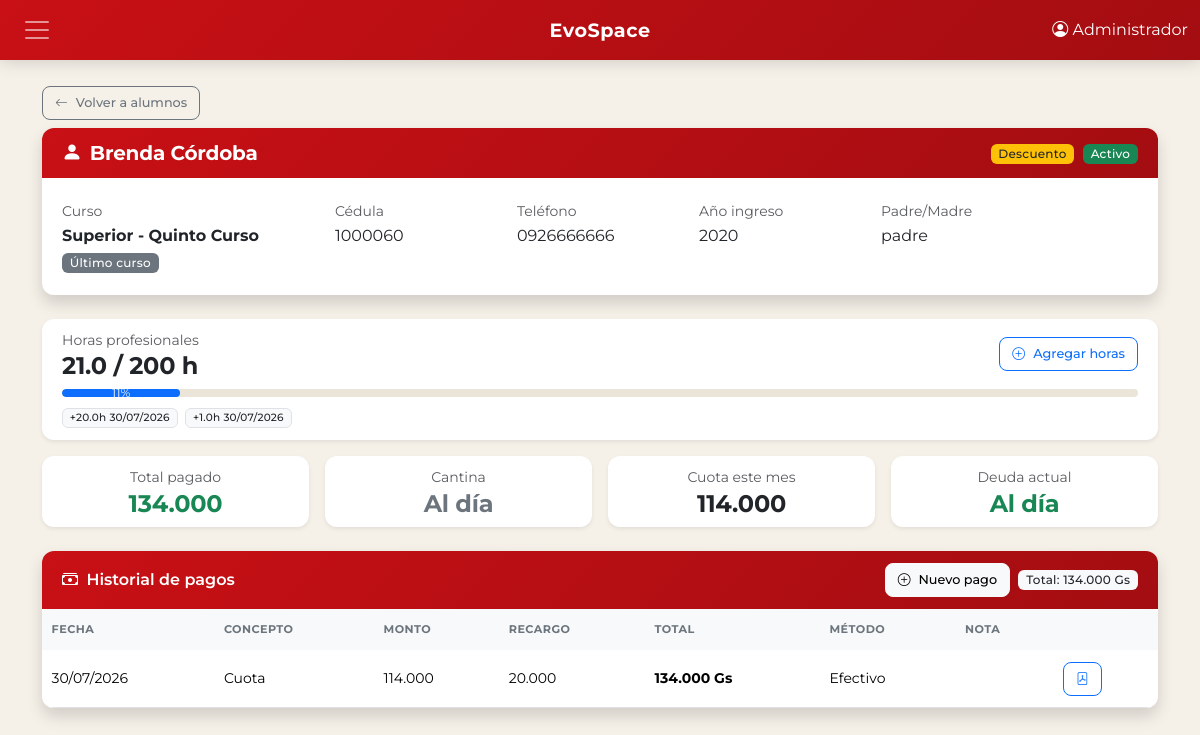
The app's page /secciones/ficha_alumno.php?id=66 (signed in) with its own data.
### tables this page shows
CREATE TABLE `alumnos` (
  `id_alumno` int(11) NOT NULL,
  `nombre` varchar(100) NOT NULL,
  `apellido` varchar(100) NOT NULL,
  `id_curso` int(11) NOT NULL,
  `anio_ingreso` year(4) NOT NULL,
  `horas_profesionales` decimal(6,2) DEFAULT 0.00,
  `ci` varchar(20) NOT NULL,
  `telefono` varchar(20) DEFAULT NULL,
  `id_padre` int(11) DEFAULT NULL,
  `becado` tinyint(1) DEFAULT 0,
  `activo` tinyint(1) DEFAULT 1,
  `fecha_creacion` timestamp NOT NULL DEFAULT current_timestamp()
);

CREATE TABLE `cursos` (
  `id_curso` int(11) NOT NULL,
  `nombre` varchar(100) NOT NULL,
  `tipo` enum('Acrotelas','Infantil','Superior') NOT NULL,
  `orden` int(11) NOT NULL,
  `activo` tinyint(1) DEFAULT 1,
  `cupo_maximo` int(11) DEFAULT NULL COMMENT 'NULL = sin limite'
);

CREATE TABLE `usuarios` (
  `id_usuario` int(11) NOT NULL,
  `usuario` varchar(50) NOT NULL,
  `email` varchar(150) NOT NULL,
  `cedula` varchar(20) NOT NULL,
  `password_hash` varchar(255) NOT NULL,
  `id_rol` int(11) NOT NULL,
  `nombre_completo` varchar(150) DEFAULT NULL,
  `telefono` varchar(20) DEFAULT NULL,
  `activo` tinyint(1) DEFAULT 1,
  `fecha_creacion` timestamp NOT NULL DEFAULT current_timestamp()
);

CREATE TABLE `horas_profesionales_log` (
  `id_log` int(11) NOT NULL,
  `id_alumno` int(11) NOT NULL,
  `horas` decimal(6,2) NOT NULL,
  `descripcion` varchar(255) DEFAULT NULL,
  `fecha` date NOT NULL,
  `fecha_creacion` timestamp NOT NULL DEFAULT current_timestamp()
);

CREATE TABLE `precios` (
  `id_precio` int(11) NOT NULL,
  `id_curso` int(11) NOT NULL,
  `concepto` varchar(50) NOT NULL,
  `precio` decimal(10,2) NOT NULL,
  `descuento_beca` decimal(5,2) DEFAULT 0.00,
  `aplica_beca` tinyint(1) DEFAULT 0
);

CREATE TABLE `pagos` (
  `id_pago` int(11) NOT NULL,
  `id_alumno` int(11) NOT NULL,
  `fecha` date NOT NULL,
  `concepto` varchar(200) NOT NULL,
  `cantidad` int(11) DEFAULT 1,
  `monto` decimal(10,2) NOT NULL,
  `descuento` decimal(5,2) DEFAULT 0.00,
  `recargo` decimal(10,2) DEFAULT 0.00,
  `total` decimal(10,2) NOT NULL,
  `metodo_pago` enum('Efectivo','Transferencia','Tarjeta','Otro') DEFAULT 'Efectivo',
  `descripcion` text DEFAULT NULL,
  `imagen` varchar(255) DEFAULT NULL,
  `fecha_creacion` timestamp NOT NULL DEFAULT current_timestamp()
);

### secciones/cantina/funciones.php (called while the page is built, shortened)
<?php
function obtenerDeudaAlumnoCantina($pdo, $id_alumno) {
    $sql = "SELECT COALESCE(SUM(total), 0) FROM ventas WHERE id_alumno = ? AND estado_pago IN ('pendiente','parcial')";
    $stmt = $pdo->prepare($sql);
    $stmt->execute([$id_alumno]);
    return (float) $stmt->fetchColumn();
}
?>

### secciones/ficha_alumno.php (the view, shortened to what this page needs)
<?php
require_once '../config/db.php';
$id_alumno = isset($_GET['id']) ? (int)$_GET['id'] : 0;
$stmtAlumno = $pdo->prepare("
    SELECT a.*, c.nombre AS curso_nombre, c.tipo AS curso_tipo, c.orden AS curso_orden, u.usuario AS padre_nombre, u.email AS padre_email
    FROM alumnos a
    JOIN cursos c ON a.id_curso = c.id_curso
    LEFT JOIN usuarios u ON a.id_padre = u.id_usuario
    WHERE a.id_alumno = ?
");
$stmtAlumno->execute([$id_alumno]);
$alumno = $stmtAlumno->fetch(PDO::FETCH_ASSOC);
include '../includes/header.php';
include '../includes/navbar.php';
$pagos = $pdo->prepare("SELECT * FROM pagos WHERE id_alumno = ? ORDER BY fecha DESC");
$pagos->execute([$id_alumno]);
$pagos = $pagos->fetchAll(PDO::FETCH_ASSOC);
$total_pagado = array_sum(array_column($pagos, 'total'));
$config = $pdo->query("SELECT clave, valor FROM configuracion")->fetchAll(PDO::FETCH_KEY_PAIR);
$porcentajeBeca = (float)($config['porcentaje_beca'] ?? 45.45);
$recargoPorDia = (float)($config['recargo_por_dia'] ?? 1000);
$diaLimite = (int)($config['dia_limite_pago'] ?? 10);
$precio_cuota = $pdo->prepare("SELECT precio FROM precios WHERE id_curso = ? AND concepto = 'cuota'");
$precio_cuota->execute([$alumno['id_curso']]);
$cuota_base = (float)$precio_cuota->fetchColumn() ?: 0;
$cuota_valor = $alumno['becado'] ? round($cuota_base * ($porcentajeBeca / 100) / 1000) * 1000 : round($cuota_base / 1000) * 1000;
$stmt = $pdo->prepare("SELECT COALESCE(SUM(total), 0) FROM pagos WHERE id_alumno = ? AND concepto = 'cuota' AND MONTH(fecha) = ? AND YEAR(fecha) = ?");
$stmt->execute([$id_alumno, date('m'), date('Y')]);
$pagado_este_mes = (float)$stmt->fetchColumn();
$dia_hoy = (int)date('j');
$recargo = ($dia_hoy > $diaLimite) ? ($dia_hoy - $diaLimite) * $recargoPorDia : 0;
$deuda = max(0, ($cuota_valor + $recargo) - $pagado_este_mes);
$limiteHoras = (float)($config['limite_horas_profesionales'] ?? 200);
$stmtHoras = $pdo->prepare("SELECT COALESCE(SUM(horas), 0) FROM horas_profesionales_log WHERE id_alumno = ?");
$stmtHoras->execute([$id_alumno]);
$totalHoras = (float)$stmtHoras->fetchColumn();
$stmtHorasLog = $pdo->prepare("SELECT * FROM horas_profesionales_log WHERE id_alumno = ? ORDER BY fecha DESC");
$stmtHorasLog->execute([$id_alumno]);
$horasLog = $stmtHorasLog->fetchAll(PDO::FETCH_ASSOC);
$siguiente_curso = $pdo->prepare("SELECT id_curso, nombre, tipo FROM cursos WHERE tipo = ? AND orden = ? AND activo = 1");
$siguiente_curso->execute([$alumno['curso_tipo'], $alumno['curso_orden'] + 1]);
$siguiente_curso = $siguiente_curso->fetch(PDO::FETCH_ASSOC);
?>
<div class="container mt-3 pb-4">
    <a href="alumnos.php" class="btn btn-sm btn-outline-secondary mb-2"><i class="bi bi-arrow-left"></i> Volver a alumnos</a>
    <div class="card shadow mb-4">
        <div class="card-header bg-evo text-white d-flex justify-content-between align-items-center">
            <h5 class="mb-0"><i class="bi bi-person-fill me-2"></i><?= htmlspecialchars($alumno['nombre'] . ' ' . $alumno['apellido']) ?></h5>
            <div>
                <?php if ($alumno['becado']): ?><span class="badge bg-warning text-dark me-1">Descuento</span><?php endif; ?>
                <span class="badge bg-<?= $alumno['activo'] ? 'success' : 'secondary' ?>"><?= $alumno['activo'] ? 'Activo' : 'Inactivo' ?></span>
            </div>
        </div>
        <div class="card-body">
            <div class="row g-3">
                <div class="col-md-3">
                    <small class="text-muted">Curso</small>
                    <p class="fw-bold mb-0"><?= htmlspecialchars($alumno['curso_tipo'] . ' - ' . $alumno['curso_nombre']) ?></p>
                    <?php if ($siguiente_curso): ?>
                        <form method="POST" class="mt-1" onsubmit="return confirm('¿Avanzar a <?= htmlspecialchars($siguiente_curso['nombre']) ?>?')">
                            <input type="hidden" name="accion" value="avanzar">
                            <button class="btn btn-sm btn-outline-success py-0"><i class="bi bi-arrow-right-circle"></i> Avanzar a <?= htmlspecialchars($siguiente_curso['nombre']) ?></button>
                        </form>
                    <?php else: ?>
                        <span class="badge bg-secondary mt-1">Último curso</span>
                    <?php endif; ?>
                </div>
                <div class="col-md-2">
                    <small class="text-muted">Cédula</small>
                    <p class="mb-0"><?= htmlspecialchars($alumno['ci']) ?></p>
                </div>
                <div class="col-md-2">
                    <small class="text-muted">Teléfono</small>
                    <p class="mb-0"><?= htmlspecialchars($alumno['telefono'] ?: '-') ?></p>
                </div>
                <div class="col-md-2">
                    <small class="text-muted">Año ingreso</small>
                    <p class="mb-0"><?= $alumno['anio_ingreso'] ?></p>
                </div>
                <div class="col-md-3">
                    <small class="text-muted">Padre/Madre</small>
                    <p class="mb-0"><?= htmlspecialchars($alumno['padre_nombre'] ?: 'Sin asignar') ?></p>
                </div>
            </div>
        </div>
    </div>
    <div class="row g-3 mb-4">
        <?php if ($alumno['curso_tipo'] === 'Superior'): ?>
        <div class="col-md-12">
            <div class="card shadow-sm">
                <div class="card-body py-2">
                    <div class="d-flex justify-content-between align-items-center mb-2">
                        <div>
                            <small class="text-muted">Horas profesionales</small>
                            <h4 class="mb-0"><?= number_format($totalHoras, 1) ?> / <?= number_format($limiteHoras, 0) ?> h</h4>
                        </div>
                        <button class="btn btn-sm btn-outline-primary" data-bs-toggle="modal" data-bs-target="#modalAgregarHoras">
                            <i class="bi bi-plus-circle"></i> Agregar horas
                        </button>
                    </div>
                    <div class="progress" style="height:8px;">
                        <?php $pct = min(100, round($totalHoras / $limiteHoras * 100)); ?>
                        <div class="progress-bar bg-<?= $pct >= 100 ? 'success' : ($pct >= 75 ? 'warning' : 'primary') ?>"
                             style="width:<?= $pct ?>%"><?= $pct ?>%</div>
                    </div>
                    <?php if (!empty($horasLog)): ?>
                        <div class="mt-2 small">
                            <?php foreach (array_slice($horasLog, 0, 5) as $h): ?>
                                <span class="badge bg-light text-dark border me-1 mb-1">
                                    +<?= number_format($h['horas'], 1) ?>h
                                    <?= date('d/m/Y', strtotime($h['fecha'])) ?>
                                </span>
                            <?php endforeach; ?>
                        </div>
                    <?php endif; ?>
                </div>
            </div>
        </div>
        <?php endif; ?>
        <div class="col-md-3 col-6">
            <div class="card shadow-sm text-center">
                <div class="card-body py-2">
                    <small class="text-muted">Total pagado</small>
                    <h4 class="mb-0 text-success"><?= number_format($total_pagado, 0, ',', '.') ?></h4>
                </div>
            </div>
        </div>
        <?php
        $deudaCantina = 0;
        if (file_exists(__DIR__ . '/cantina/funciones.php')) {
            require_once __DIR__ . '/cantina/funciones.php';
            $deudaCantina = obtenerDeudaAlumnoCantina($pdo, $id_alumno);
        }
        ?>
        <div class="col-md-3 col-6">
            <div class="card shadow-sm text-center <?= $deudaCantina > 0 ? 'border-warning' : '' ?>">
                <div class="card-body py-2">
                    <small class="text-muted">Cantina</small>
                    <h4 class="mb-0 text-<?= $deudaCantina > 0 ? 'warning' : 'secondary' ?>"><?= $deudaCantina > 0 ? number_format($deudaCantina, 0, ',', '.') : 'Al día' ?></h4>
                </div>
            </div>
        </div>
        <div class="col-md-3 col-6">
            <div class="card shadow-sm text-center">
                <div class="card-body py-2">
                    <small class="text-muted">Cuota este mes</small>
                    <h4 class="mb-0"><?= number_format($cuota_valor, 0, ',', '.') ?></h4>
                </div>
            </div>
        </div>
        <div class="col-md-3 col-6">
            <div class="card shadow-sm text-center">
                <div class="card-body py-2">
                    <small class="text-muted">Deuda actual</small>
                    <h4 class="mb-0 text-<?= $deuda > 0 ? 'danger' : 'success' ?>"><?= $deuda > 0 ? number_format($deuda, 0, ',', '.') : 'Al día' ?></h4>
                </div>
            </div>
        </div>
    </div>
    <div class="card shadow">
        <div class="card-header bg-evo text-white d-flex justify-content-between align-items-center">
            <span><i class="bi bi-cash-stack me-1"></i> Historial de pagos</span>
            <div>
                <button class="btn btn-sm btn-light me-1" data-bs-toggle="modal" data-bs-target="#modalNuevoPago"><i class="bi bi-plus-circle"></i> Nuevo pago</button>
                <span class="badge bg-light text-dark">Total: <?= number_format($total_pagado, 0, ',', '.') ?> Gs</span>
            </div>
        </div>
        <div class="card-body p-0">
            <?php if (empty($pagos)): ?>
                <div class="p-3 text-muted">Sin pagos registrados.</div>
            <?php else: ?>
                <div class="table-responsive">
                    <table class="table table-hover table-sm mb-0">
                        <thead class="table-light"><tr><th>Fecha</th><th>Concepto</th><th>Monto</th><th>Recargo</th><th>Total</th><th>Método</th><th>Nota</th><th></th></tr></thead>
                        <tbody>
                            <?php foreach ($pagos as $p): ?>
                                <tr>
                                    <td><?= date('d/m/Y', strtotime($p['fecha'])) ?></td>
                                    <td><?= htmlspecialchars(ucfirst($p['concepto'])) ?></td>
                                    <td><?= number_format($p['monto'], 0, ',', '.') ?></td>
                                    <td><?= $p['recargo'] > 0 ? number_format($p['recargo'], 0, ',', '.') : '-' ?></td>
                                    <td class="fw-bold"><?= number_format($p['total'], 0, ',', '.') ?> Gs</td>
                                    <td><?= $p['metodo_pago'] ?></td>
                                    <td>
                                    </td>
                                    <td><a href="recibo.php?id_pago=<?= $p['id_pago'] ?>" target="_blank" class="btn btn-sm btn-outline-primary" title="Descargar recibo"><i class="bi bi-file-pdf"></i></a></td>
                                </tr>
                            <?php endforeach; ?>
                        </tbody>
                    </table>
                </div>
            <?php endif; ?>
        </div>
    </div>
</div>
<?php include '../includes/footer.php'; ?>

### assets/css/estilos.css (style rules this page uses)
:root { --evo-primary: #c81015; --evo-primary-dark: #a30d11; --evo-primary-light: #e85a5e; --evo-secondary: #6c757d; --evo-accent: #d4a017; --evo-bg: #f5f0e8; --evo-bg-alt: #ebe5d9; --evo-surface: #ffffff; --evo-text: #2c2c2c; --evo-text-muted: #6c757d; --evo-border: #dee2e6; --evo-success: #198754; --evo-warning: #ffc107; --evo-info: #0dcaf0; --evo-danger: #dc3545; --evo-radius: 0.75rem; --evo-radius-sm: 0.5rem; --evo-shadow: 0 2px 12px rgba(0,0,0,0.08); --evo-shadow-lg: 0 8px 30px rgba(0,0,0,0.12); --evo-transition: 0.25s ease; }
* { font-family: "Montserrat", sans-serif; }
body { background-color: var(--evo-bg); padding-top: 70px; padding-bottom: 30px; color: var(--evo-text); line-height: 1.6; }
h1, h2, h3, h4, h5, h6 { font-weight: 700; letter-spacing: -0.01em; }
.btn { padding: 0.5rem 1.25rem; font-size: 0.875rem; border-radius: var(--evo-radius-sm); height: 42px; display: inline-flex; align-items: center; justify-content: center; gap: 0.5rem; white-space: nowrap; transition: all var(--evo-transition); font-weight: 500; }
.btn-sm { height: 34px; padding: 0.25rem 0.75rem; font-size: 0.8rem; }
.card { border: none; border-radius: var(--evo-radius); box-shadow: var(--evo-shadow); transition: all var(--evo-transition); overflow: hidden; }
.card-header { font-weight: 600; padding: 0.75rem 1.25rem; border-bottom: none; }
.card-body { padding: 1.25rem; }
.card-header.bg-evo { background: linear-gradient(135deg, var(--evo-primary), var(--evo-primary-dark)); color: #fff; }
.table { margin-bottom: 0; }
.table { margin-bottom: 0; border-collapse: separate; border-spacing: 0; }
.table thead { position: sticky; top: 0; z-index: 2; }
.table thead th { font-weight: 700; text-transform: uppercase; font-size: 0.7rem; letter-spacing: 0.04em; color: var(--evo-text-muted); border-bottom: none; padding: 0.75rem 0.6rem; vertical-align: middle; }
.table thead tr { background: var(--evo-bg-alt); }
.table thead tr:first-child th:first-child { border-top-left-radius: var(--evo-radius-sm); }
.table thead tr:first-child th:last-child { border-top-right-radius: var(--evo-radius-sm); }
.table tbody tr { transition: background var(--evo-transition); border-bottom: 1px solid var(--evo-border); }
.table tbody tr:last-child { border-bottom: none; }
.table td { padding: 0.7rem 0.6rem; vertical-align: middle; font-size: 0.875rem; border-bottom: 1px solid var(--evo-border); }
.table-responsive { border-radius: var(--evo-radius); overflow-x: auto; }
.card-body.p-0 .table-responsive { border-radius: 0 0 var(--evo-radius) var(--evo-radius); }
.badge { font-weight: 500; letter-spacing: 0.02em; padding: 0.35em 0.65em; }
.progress { border-radius: 50px; background-color: var(--evo-bg-alt); }
.progress-bar { border-radius: 50px; }
.bg-evo { background: linear-gradient(135deg, var(--evo-primary), var(--evo-primary-dark)); }

### records on screen
alumnos: nombre+apellido "Brenda Córdoba", id_curso.nombre "Superior - Quinto Curso", ci "1000060", telefono "0926666666", anio_ingreso "2020", id_padre.usuario "padre", becado.precio "114.000"
horas_profesionales_log: horas "20.0", fecha "30/07/2026"
horas_profesionales_log: horas "1.0", fecha "30/07/2026"
pagos: fecha "30/07/2026", concepto "Cuota", monto "114.000", recargo "20.000", total "134.000", metodo_pago "Efectivo"

### other values on screen
$_SESSION['nombre_completo'] "Administrador"
$totalHoras "21.0"
$limiteHoras "200"
$pct "11"
$total_pagado "134.000"
